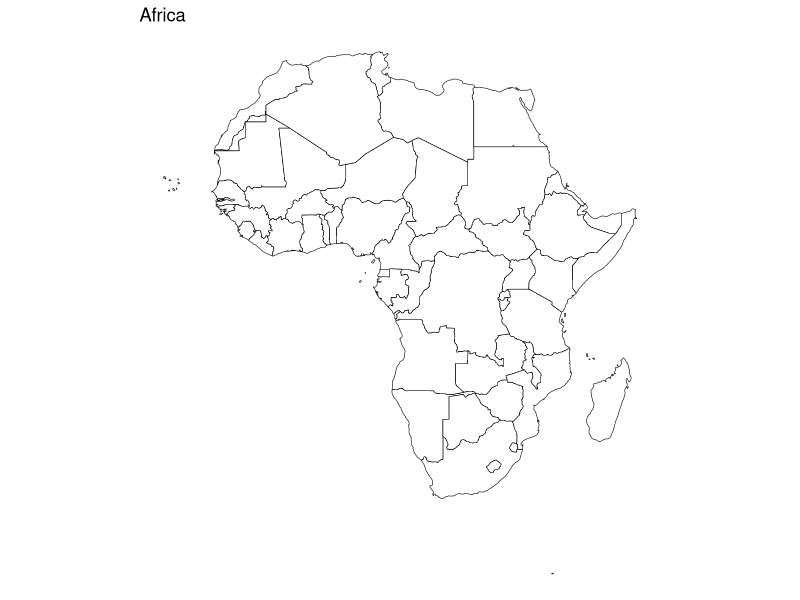

This chart was generated by the following R code:
#Import libraries
library(ggplot2)
library(dplyr)
library(sf)
library(rnaturalearth)
library(rnaturalearthdata)

#Get world map as an sf object
world <- ne_countries(scale = "medium", returnclass = "sf")

#Filter only for Africa
Africa <- world %>% filter(continent == "Africa")

#Plot Africa
ggplot(Africa) +
  geom_sf(fill = "white", color = "black") +
  theme_void() +
  ggtitle("Africa")
